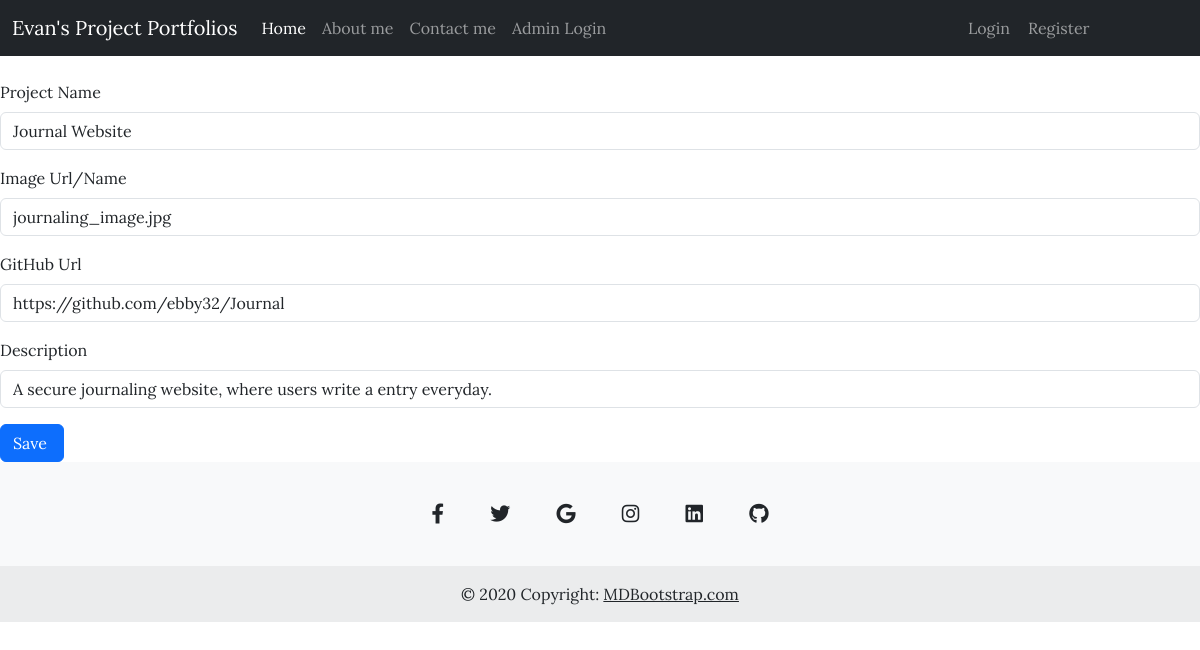
/edit_project/2, run on the app's committed database.
### application/home/models.py (models this page shows)
class Projects(db.Model):
    id:Mapped[int] = mapped_column(Integer, primary_key= True)
    project_name:Mapped[str] = mapped_column(String(120), nullable= False)
    image:Mapped[str] = mapped_column(String(120), nullable= False)
    url:Mapped[str] = mapped_column(String(120), nullable= False)
    description:Mapped[str] = mapped_column(String(120), nullable= False)

### application/projects/routes.py (the view)
@projects_bp.route('/edit_project/<int:project_id>', methods = ['GET','POST'])
def edit_project(project_id):
    project_to_edit= db.session.execute(db.select(Projects).where(Projects.id == project_id)).scalar()
    form = EditProject(
        project_name = project_to_edit.project_name,
        image_url = project_to_edit.image,
        github = project_to_edit.url,
        description = project_to_edit.description
    )
    if request.method == 'POST':
        project_to_edit.project_name = request.form.get('project_name')
        project_to_edit.image = request.form.get('image_url')
        project_to_edit.url = request.form.get('github')
        project_to_edit.description = request.form.get('description')
        db.session.commit()
    return render_template('edit.html',form = form, project = project_to_edit)

### application/projects/forms.py
class EditProject(FlaskForm):
    project_name = StringField('Project Name ')
    image_url = StringField('Image Url/Name ')
    github = StringField('GitHub Url ')
    description = StringField('Description ')
    save = SubmitField('Save ')

### application/projects/templates/edit.html (shortened to what this page needs)
{% extends 'base.html' %} {% from 'bootstrap5/form.html' import render_form %}
{% block content %}
{{ render_form(form) }}
{% endblock %}

### application/home/static/css/home.css (style rules this page uses)
* { font-family: "Lora", serif; }

### data on the page
Projects: project_name "Journal Website", description "A secure journaling website, where users write a entry everyday."
